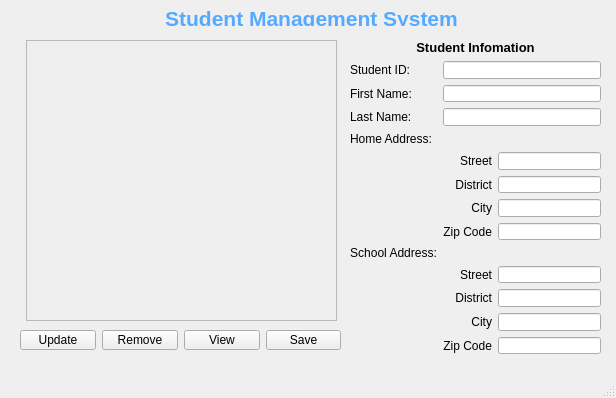
<?xml version="1.0" encoding="UTF-8"?>
<ui version="4.0">
 <class>MainWindow</class>
 <widget class="QMainWindow" name="MainWindow">
  <property name="geometry">
   <rect>
    <x>0</x>
    <y>0</y>
    <width>616</width>
    <height>398</height>
   </rect>
  </property>
  <property name="windowTitle">
   <string>Nguyễn Như Quỳnh 798 - Quản lý SV</string>
  </property>
  <widget class="QWidget" name="centralwidget">
   <widget class="QScrollArea" name="scrollArea">
    <property name="geometry">
     <rect>
      <x>26</x>
      <y>40</y>
      <width>311</width>
      <height>281</height>
     </rect>
    </property>
    <property name="minimumSize">
     <size>
      <width>0</width>
      <height>0</height>
     </size>
    </property>
    <property name="widgetResizable">
     <bool>true</bool>
    </property>
    <widget class="QWidget" name="scrollAreaWidgetContents">
     <property name="enabled">
      <bool>true</bool>
     </property>
     <property name="geometry">
      <rect>
       <x>0</x>
       <y>0</y>
       <width>309</width>
       <height>279</height>
      </rect>
     </property>
     <layout class="QVBoxLayout" name="verticalLayout_3">
      <item>
       <layout class="QVBoxLayout" name="verticalLayout"/>
      </item>
     </layout>
    </widget>
   </widget>
   <widget class="QLabel" name="label">
    <property name="geometry">
     <rect>
      <x>26</x>
      <y>6</y>
      <width>571</width>
      <height>20</height>
     </rect>
    </property>
    <property name="maximumSize">
     <size>
      <width>16777215</width>
      <height>30</height>
     </size>
    </property>
    <property name="text">
     <string>&lt;html&gt;&lt;head/&gt;&lt;body&gt;&lt;p align=&quot;center&quot;&gt;&lt;span style=&quot; font-size:16pt; font-weight:600; color:#55aaff;&quot;&gt;Student Management System&lt;/span&gt;&lt;/p&gt;&lt;/body&gt;&lt;/html&gt;</string>
    </property>
   </widget>
   <widget class="QWidget" name="gridLayoutWidget">
    <property name="geometry">
     <rect>
      <x>20</x>
      <y>330</y>
      <width>321</width>
      <height>20</height>
     </rect>
    </property>
    <layout class="QHBoxLayout" name="horizontalLayout">
     <item>
      <widget class="QPushButton" name="pushButtonUpdate">
       <property name="text">
        <string>Update</string>
       </property>
       <property name="icon">
        <iconset>
         <normaloff>images/updated.png</normaloff>images/updated.png</iconset>
       </property>
      </widget>
     </item>
     <item>
      <widget class="QPushButton" name="pushButtonRemove">
       <property name="text">
        <string>Remove</string>
       </property>
       <property name="icon">
        <iconset>
         <normaloff>images/remove.png</normaloff>images/remove.png</iconset>
       </property>
      </widget>
     </item>
     <item>
      <widget class="QPushButton" name="pushButtonView">
       <property name="text">
        <string>View</string>
       </property>
       <property name="icon">
        <iconset>
         <normaloff>images/view.png</normaloff>images/view.png</iconset>
       </property>
      </widget>
     </item>
     <item>
      <widget class="QPushButton" name="pushButtonSave">
       <property name="text">
        <string>Save</string>
       </property>
       <property name="icon">
        <iconset>
         <normaloff>images/save.png</normaloff>images/save.png</iconset>
       </property>
      </widget>
     </item>
    </layout>
   </widget>
   <widget class="QWidget" name="layoutWidget">
    <property name="geometry">
     <rect>
      <x>350</x>
      <y>40</y>
      <width>251</width>
      <height>314</height>
     </rect>
    </property>
    <layout class="QGridLayout" name="gridLayout">
     <item row="2" column="0">
      <widget class="QLabel" name="label_3">
       <property name="text">
        <string>First Name:</string>
       </property>
       <property name="alignment">
        <set>Qt::AlignLeading|Qt::AlignLeft|Qt::AlignVCenter</set>
       </property>
      </widget>
     </item>
     <item row="3" column="0">
      <widget class="QLabel" name="label_4">
       <property name="text">
        <string>Last Name:</string>
       </property>
       <property name="alignment">
        <set>Qt::AlignLeading|Qt::AlignLeft|Qt::AlignVCenter</set>
       </property>
      </widget>
     </item>
     <item row="1" column="0">
      <widget class="QLabel" name="label_2">
       <property name="text">
        <string>Student ID:</string>
       </property>
       <property name="alignment">
        <set>Qt::AlignLeading|Qt::AlignLeft|Qt::AlignVCenter</set>
       </property>
      </widget>
     </item>
     <item row="4" column="0">
      <widget class="QLabel" name="label_7">
       <property name="text">
        <string>Home Address:</string>
       </property>
       <property name="alignment">
        <set>Qt::AlignLeading|Qt::AlignLeft|Qt::AlignVCenter</set>
       </property>
      </widget>
     </item>
     <item row="9" column="0">
      <widget class="QLabel" name="label_8">
       <property name="text">
        <string>School Address:</string>
       </property>
       <property name="alignment">
        <set>Qt::AlignCenter</set>
       </property>
      </widget>
     </item>
     <item row="10" column="2">
      <widget class="QLineEdit" name="lineEditSchoolStreet"/>
     </item>
     <item row="13" column="2">
      <widget class="QLineEdit" name="lineEditSchoolZipCode"/>
     </item>
     <item row="11" column="2">
      <widget class="QLineEdit" name="lineEditSchoolDistrict"/>
     </item>
     <item row="12" column="2">
      <widget class="QLineEdit" name="lineEditSchoolCity"/>
     </item>
     <item row="6" column="1">
      <widget class="QLabel" name="label_10">
       <property name="text">
        <string>District</string>
       </property>
       <property name="alignment">
        <set>Qt::AlignRight|Qt::AlignTrailing|Qt::AlignVCenter</set>
       </property>
      </widget>
     </item>
     <item row="7" column="1">
      <widget class="QLabel" name="label_9">
       <property name="text">
        <string>City</string>
       </property>
       <property name="alignment">
        <set>Qt::AlignRight|Qt::AlignTrailing|Qt::AlignVCenter</set>
       </property>
      </widget>
     </item>
     <item row="11" column="1">
      <widget class="QLabel" name="label_13">
       <property name="text">
        <string>District</string>
       </property>
       <property name="alignment">
        <set>Qt::AlignRight|Qt::AlignTrailing|Qt::AlignVCenter</set>
       </property>
      </widget>
     </item>
     <item row="12" column="1">
      <widget class="QLabel" name="label_14">
       <property name="text">
        <string>City</string>
       </property>
       <property name="alignment">
        <set>Qt::AlignRight|Qt::AlignTrailing|Qt::AlignVCenter</set>
       </property>
      </widget>
     </item>
     <item row="10" column="1">
      <widget class="QLabel" name="label_12">
       <property name="text">
        <string>Street</string>
       </property>
       <property name="alignment">
        <set>Qt::AlignRight|Qt::AlignTrailing|Qt::AlignVCenter</set>
       </property>
      </widget>
     </item>
     <item row="13" column="1">
      <widget class="QLabel" name="label_15">
       <property name="text">
        <string>Zip Code</string>
       </property>
       <property name="alignment">
        <set>Qt::AlignRight|Qt::AlignTrailing|Qt::AlignVCenter</set>
       </property>
      </widget>
     </item>
     <item row="1" column="1" colspan="2">
      <widget class="QLineEdit" name="lineEditStudentID">
       <property name="minimumSize">
        <size>
         <width>0</width>
         <height>0</height>
        </size>
       </property>
       <property name="maximumSize">
        <size>
         <width>200</width>
         <height>20</height>
        </size>
       </property>
       <property name="styleSheet">
        <string notr="true">font: 12pt &quot;MS Shell Dlg 2&quot;;</string>
       </property>
       <property name="text">
        <string/>
       </property>
      </widget>
     </item>
     <item row="0" column="0" colspan="3">
      <widget class="QLabel" name="label_5">
       <property name="text">
        <string>&lt;html&gt;&lt;head/&gt;&lt;body&gt;&lt;p&gt;&lt;span style=&quot; font-size:10pt; font-weight:600;&quot;&gt;Student Infomation&lt;/span&gt;&lt;/p&gt;&lt;/body&gt;&lt;/html&gt;</string>
       </property>
       <property name="alignment">
        <set>Qt::AlignCenter</set>
       </property>
      </widget>
     </item>
     <item row="3" column="1" colspan="2">
      <widget class="QLineEdit" name="lineEditLastName">
       <property name="maximumSize">
        <size>
         <width>200</width>
         <height>20</height>
        </size>
       </property>
       <property name="styleSheet">
        <string notr="true">font: 12pt &quot;MS Shell Dlg 2&quot;;</string>
       </property>
      </widget>
     </item>
     <item row="2" column="1" colspan="2">
      <widget class="QLineEdit" name="lineEditFirstName">
       <property name="maximumSize">
        <size>
         <width>200</width>
         <height>20</height>
        </size>
       </property>
       <property name="styleSheet">
        <string notr="true">font: 12pt &quot;MS Shell Dlg 2&quot;;</string>
       </property>
       <property name="text">
        <string/>
       </property>
      </widget>
     </item>
     <item row="8" column="2">
      <widget class="QLineEdit" name="lineEditHomeZipCode"/>
     </item>
     <item row="7" column="2">
      <widget class="QLineEdit" name="lineEditHomeCity"/>
     </item>
     <item row="6" column="2">
      <widget class="QLineEdit" name="lineEditHomeDistrict"/>
     </item>
     <item row="5" column="2">
      <widget class="QLineEdit" name="lineEditHomeStreet">
       <property name="maximumSize">
        <size>
         <width>200</width>
         <height>25</height>
        </size>
       </property>
      </widget>
     </item>
     <item row="8" column="1">
      <widget class="QLabel" name="label_11">
       <property name="text">
        <string>Zip Code</string>
       </property>
       <property name="alignment">
        <set>Qt::AlignRight|Qt::AlignTrailing|Qt::AlignVCenter</set>
       </property>
      </widget>
     </item>
     <item row="5" column="1">
      <widget class="QLabel" name="label_6">
       <property name="text">
        <string>Street</string>
       </property>
       <property name="alignment">
        <set>Qt::AlignRight|Qt::AlignTrailing|Qt::AlignVCenter</set>
       </property>
      </widget>
     </item>
    </layout>
   </widget>
  </widget>
  <widget class="QMenuBar" name="menubar">
   <property name="geometry">
    <rect>
     <x>0</x>
     <y>0</y>
     <width>616</width>
     <height>18</height>
    </rect>
   </property>
  </widget>
  <widget class="QStatusBar" name="statusbar"/>
 </widget>
 <resources/>
 <connections/>
</ui>
